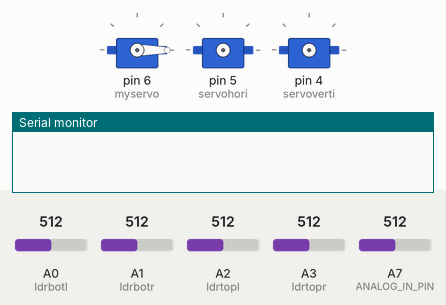
This sketch was run on a simulated Arduino Nano, built with avr-gcc and run on an emulated ATmega328P. Shown: 3 × servo, the last lines printed to the serial monitor. Inputs (shaded band) come from the test bench; at power-on: A0 (ldrbotl) = 512, A1 (ldrbotr) = 512, A2 (ldrtopl) = 512, A3 (ldrtopr) = 512, A7 (ANALOG_IN_PIN) = 512.

Above: at 0.1 s.
At 5.1 s:
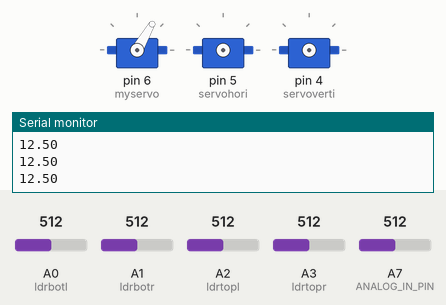
At 8.1 s:
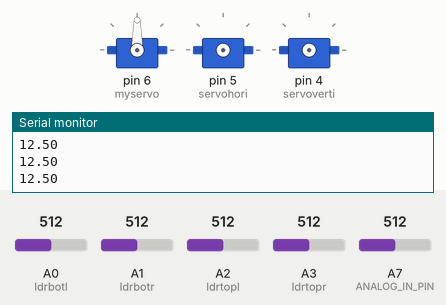
At 17.1 s:
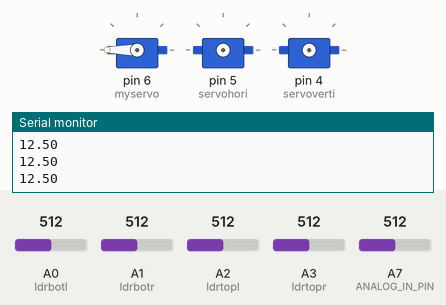
Timing chart, 0 to 21.5 s (numbered marks = the images above):
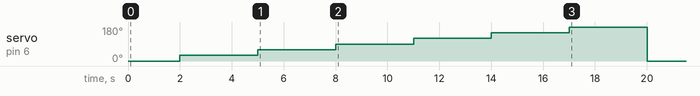

The sketch:

ITC.ino
```cpp
#include <Servo.h>
//definiamo i servomotori orizzontale e verticale
Servo servohori;
int servoh = 0;
int servohLimitHigh = 160;
int servohLimitLow = 60;

Servo servoverti;
int servov = 0;
int servovLimitHigh = 160;
int servovLimitLow = 60;
//Pin fotoresistenze
int ldrtopl = A2; //top left
int ldrtopr = A3; //top right
int ldrbotl = A0; // bottom left
int ldrbotr = A1; // bottom right
//  ldrs 0 1 2 3 servos  9 10


#include <Servo.h>

#define ANALOG_IN_PIN A7
Servo myservo;


float adc_voltage = 0.0;
float in_voltage = 0.0;
float R1 = 30000.0;
float R2 = 7500.0;
float ref_voltage = 5.0;
int adc_value = 0;

float value0=0;
float value1=0;
float value2=0;
float value3=0;
float value4=0;
float value5=0;


 void setup ()
 {

  Serial.begin(9600);
  myservo.attach(6);
  myservo.write(0);
    delay(2000);


  adc_value = analogRead(ANALOG_IN_PIN);
  adc_voltage = (adc_value * ref_voltage) / 1024.0;
  in_voltage = adc_voltage / (R2 / (R1 + R2));
  Serial.println(in_voltage, 2);
  myservo.write(30);
  value0=in_voltage;
  Serial.println(value0);
  delay(3000);


  adc_value = analogRead(ANALOG_IN_PIN);
  adc_voltage = (adc_value * ref_voltage) / 1024.0;
  in_voltage = adc_voltage / (R2 / (R1 + R2));
  Serial.println(in_voltage, 2);
  myservo.write(60);
  value1=in_voltage;
  Serial.println(value1);
  delay(3000);

  adc_value = analogRead(ANALOG_IN_PIN);
  adc_voltage = (adc_value * ref_voltage) / 1024.0;
  in_voltage = adc_voltage / (R2 / (R1 + R2));
  Serial.println(in_voltage, 2);
  myservo.write(90);
  value2=in_voltage;
  Serial.println(value2);
  delay(3000);

  adc_value = analogRead(ANALOG_IN_PIN);
  adc_voltage = (adc_value * ref_voltage) / 1024.0;
  in_voltage = adc_voltage / (R2 / (R1 + R2));
  Serial.println(in_voltage, 2);
  myservo.write(120);
  value3=in_voltage;
  Serial.println(value3);
  delay(3000);

  adc_value = analogRead(ANALOG_IN_PIN);
  adc_voltage = (adc_value * ref_voltage) / 1024.0;
  in_voltage = adc_voltage / (R2 / (R1 + R2));
  Serial.println(in_voltage, 2);
  myservo.write(150);
  value4=in_voltage;
  Serial.println(value4);
  delay(3000);

  adc_value = analogRead(ANALOG_IN_PIN);
  adc_voltage = (adc_value * ref_voltage) / 1024.0;
  in_voltage = adc_voltage / (R2 / (R1 + R2));
  Serial.println(in_voltage, 2);
  myservo.write(180);
  value5=in_voltage;
  Serial.println(value5);
  delay(3000);

float arr[]={value0,value1,value2,value3,value4,value5};
int highest = 0;
for(int i = 1;i < 7; ++i) {
    if(arr[0] < arr[i]){
      arr[0] = arr[i];
      highest = i +1;
  }}

  Serial.println("***");
  Serial.println(arr[0]);
  Serial.println("***");
  Serial.println(highest);


  myservo.write(highest*30);

  servohori.attach(5);
  servohori.write(60);  // swap // swap yellow and white
  servoverti.attach(4);
  servoverti.write(60);
  Serial.begin(9600);
  delay(500);

 }

void loop()
{
  Serial.print("A0:");
  Serial.println(analogRead(A0));
  Serial.print("A1:");
  Serial.println(analogRead(A1));
  Serial.print("A2:");
  Serial.println(analogRead(A2));
  Serial.print("A3:");
  Serial.println(analogRead(A3));
  servoh = servohori.read();

  servov = servoverti.read();
  //Valore Analogico delle fotoresistenza
  int topl = analogRead(ldrtopl);
  int topr = analogRead(ldrtopr);
  int botl = analogRead(ldrbotl);
  int botr = analogRead(ldrbotr);


  // Calcoliamo una Media
  int avgtop = (topl + topr) ; //average of top
  int avgbot = (botl + botr) ; //average of bottom
  int avgleft = (topl + botl) ; //average of left
  int avgright = (topr + botr) ; //average of right

if (avgtop > avgbot)
  {
    servoverti.write(servov +1);
    if (servov > servovLimitHigh)
     {
      servov = servovLimitHigh;
     }
    delay(10);
  }
  else if (avgbot > avgtop)
  {
    servoverti.write(servov -1);
    if (servov < servovLimitLow)
  {
    servov = servovLimitLow;
  }
    delay(10);
  }
  else
  {
    servoverti.write(servov);
  }

  if (avgleft > avgright)
  {
    servohori.write(servoh +1);
    if (servoh > servohLimitHigh)
    {
    servoh = servohLimitHigh;
    }
    delay(10);
  }
  else if (avgright > avgleft)
  {
    servohori.write(servoh -1);
    if (servoh < servohLimitLow)
     {
     servoh = servohLimitLow;
     }
    delay(10);
  }
  else
  {
    servohori.write(servoh);
  }
delay(50);
}
```
